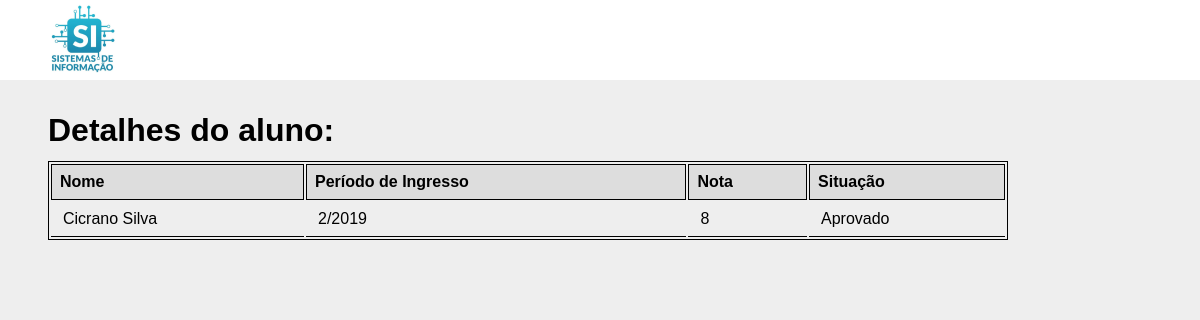
Screenshot of /aluno/3 with the database file from the repository.
### webapp/models.py (models this page shows, shortened)
class Aluno(models.Model):
    nome = models.CharField('Nome', max_length=100)
    periodo_ingresso = models.CharField('Perído de Ingresso', max_length=6)
    nota = models.CharField('Nota', max_length=5)
    situacao = models.CharField('Situação', max_length=20)

### webapp/views.py (the view)
# urls.py: path('aluno/<int:id>', aluno, name="aluno"),
def aluno(request, id):
    aluno = Aluno.objects.get(id=id)
    context = {
        'aluno': aluno
    }
    return render(request, 'aluno.html', context)

### webapp/templates/aluno.html (shortened to what this page needs)
{% load static %}
<!DOCTYPE html>
<html lang="pt-br">
<head>
    <link rel="stylesheet" href="{% static 'css/style.css' %}">
</head>
<body>
    <header>
        <a href="{% url 'index' %}"><img src="{% static 'img/logo.png' %}" alt="Logo"></a>
    </header>
    <h1>Detalhes do aluno:</h1>
    <table>
        <thead>
            <tr>
                <th>Nome</th>
                <th>Período de Ingresso</th>
                <th>Nota</th>
                <th>Situação</th>
            </tr>
        </thead>
        <tbody>
            <tr>
                <td><a href="{% url 'aluno' aluno.id %}">{{ aluno.nome }}</a></td>
                <td>{{ aluno.periodo_ingresso }}</td>
                <td>{{ aluno.nota }}</td>
                <td>{{ aluno.situacao }}</td>
            </tr>
        </tbody>
    </table>
</body>
</html>

### webapp/static/css/style.css (style rules this page uses)
* { margin: 0; padding: 0; box-sizing: border-box; }
body { font-family: sans-serif; background: #EEE; }
header { height: 80px; background: #FFF; padding-top: 4px; padding-left: 48px; }
h1 { margin-top: 32px; margin-bottom: 12px; padding-left: 48px; }
table { border: 1px solid #000; width: 960px; margin-left: 48px; }
thead { text-align: left; background: #DDD; }
table thead tr th { border: 1px solid #000; padding: 8px; }
table tbody tr td { border-bottom: 1px solid #000; padding: 8px; padding-left: 12px; }
table tbody tr td a { color: #000; text-decoration: none; }

### rows the page displays
Aluno: nome "Cicrano Silva", periodo_ingresso "2/2019", nota "8", situacao "Aprovado"
